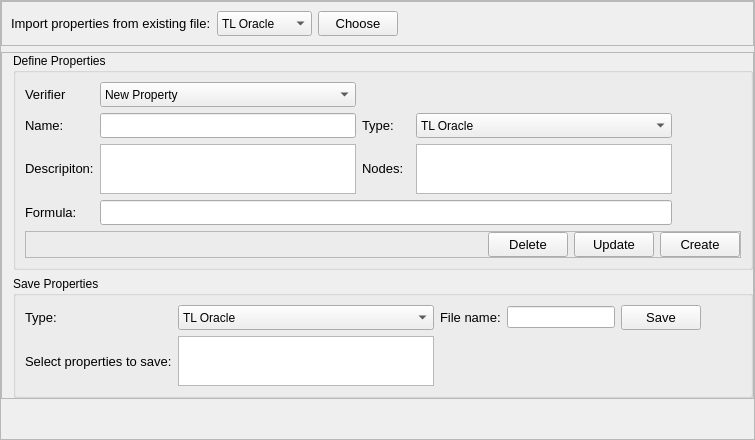
          <widget class="QWidget" name="W_RVPropertyPage">
           <attribute name="title">
            <string>Property</string>
           </attribute>
           <layout class="QVBoxLayout" name="verticalLayout_7">
            <property name="leftMargin">
             <number>0</number>
            </property>
            <property name="topMargin">
             <number>0</number>
            </property>
            <property name="rightMargin">
             <number>0</number>
            </property>
            <property name="bottomMargin">
             <number>0</number>
            </property>
            <item>
             <widget class="QFrame" name="frame_10">
              <property name="frameShape">
               <enum>QFrame::StyledPanel</enum>
              </property>
              <property name="frameShadow">
               <enum>QFrame::Raised</enum>
              </property>
              <layout class="QVBoxLayout" name="verticalLayout_8">
               <property name="leftMargin">
                <number>0</number>
               </property>
               <property name="topMargin">
                <number>0</number>
               </property>
               <property name="rightMargin">
                <number>0</number>
               </property>
               <property name="bottomMargin">
                <number>0</number>
               </property>
               <item>
                <widget class="QFrame" name="fPropertyImport">
                 <property name="frameShape">
                  <enum>QFrame::StyledPanel</enum>
                 </property>
                 <property name="frameShadow">
                  <enum>QFrame::Raised</enum>
                 </property>
                 <layout class="QHBoxLayout" name="horizontalLayout_9">
                  <item>
                   <widget class="QLabel" name="lblPropertyImport">
                    <property name="font">
                     <font>
                      <pointsize>10</pointsize>
                     </font>
                    </property>
                    <property name="text">
                     <string>Import properties from existing file:</string>
                    </property>
                   </widget>
                  </item>
                  <item>
                   <widget class="QComboBox" name="cbxPropertyImportType">
                    <property name="minimumSize">
                     <size>
                      <width>0</width>
                      <height>25</height>
                     </size>
                    </property>
                    <property name="maximumSize">
                     <size>
                      <width>16777215</width>
                      <height>25</height>
                     </size>
                    </property>
                    <property name="font">
                     <font>
                      <pointsize>9</pointsize>
                     </font>
                    </property>
                    <item>
                     <property name="text">
                      <string>TL Oracle</string>
                     </property>
                    </item>
                    <item>
                     <property name="text">
                      <string>RML Oracle</string>
                     </property>
                    </item>
                   </widget>
                  </item>
                  <item>
                   <widget class="QPushButton" name="btnPropertyImport">
                    <property name="minimumSize">
                     <size>
                      <width>0</width>
                      <height>25</height>
                     </size>
                    </property>
                    <property name="maximumSize">
                     <size>
                      <width>16777215</width>
                      <height>25</height>
                     </size>
                    </property>
                    <property name="font">
                     <font>
                      <pointsize>10</pointsize>
                     </font>
                    </property>
                    <property name="text">
                     <string>Choose</string>
                    </property>
                   </widget>
                  </item>
                  <item>
                   <spacer name="horizontalSpacer_21">
                    <property name="orientation">
                     <enum>Qt::Horizontal</enum>
                    </property>
                    <property name="sizeHint" stdset="0">
                     <size>
                      <width>40</width>
                      <height>20</height>
                     </size>
                    </property>
                   </spacer>
                  </item>
                 </layout>
                </widget>
               </item>
               <item>
                <widget class="QFrame" name="frame_18">
                 <property name="frameShape">
                  <enum>QFrame::StyledPanel</enum>
                 </property>
                 <property name="frameShadow">
                  <enum>QFrame::Raised</enum>
                 </property>
                 <layout class="QVBoxLayout" name="verticalLayout_21">
                  <property name="leftMargin">
                   <number>11</number>
                  </property>
                  <property name="topMargin">
                   <number>0</number>
                  </property>
                  <property name="rightMargin">
                   <number>0</number>
                  </property>
                  <property name="bottomMargin">
                   <number>0</number>
                  </property>
                  <item>
                   <widget class="QGroupBox" name="gbxPropertyDefine">
                    <property name="title">
                     <string>Define Properties</string>
                    </property>
                    <layout class="QGridLayout" name="gridLayout_7">
                     <item row="3" column="1" colspan="4">
                      <widget class="QLineEdit" name="txtPropertyDefineFormula">
                       <property name="minimumSize">
                        <size>
                         <width>0</width>
                         <height>25</height>
                        </size>
                       </property>
                       <property name="maximumSize">
                        <size>
                         <width>16777215</width>
                         <height>25</height>
                        </size>
                       </property>
                       <property name="font">
                        <font>
                         <pointsize>10</pointsize>
                        </font>
                       </property>
                      </widget>
                     </item>
                     <item row="0" column="1">
                      <widget class="QComboBox" name="cbxPropertyDefineVerifier">
                       <property name="minimumSize">
                        <size>
                         <width>0</width>
                         <height>25</height>
                        </size>
                       </property>
                       <property name="maximumSize">
                        <size>
                         <width>16777215</width>
                         <height>25</height>
                        </size>
                       </property>
                       <property name="font">
                        <font>
                         <pointsize>9</pointsize>
                        </font>
                       </property>
                       <item>
                        <property name="text">
                         <string>New Property</string>
                        </property>
                       </item>
                      </widget>
                     </item>
                     <item row="2" column="1">
                      <widget class="QPlainTextEdit" name="txtPropertyDefineDescription">
                       <property name="maximumSize">
                        <size>
                         <width>16777215</width>
                         <height>50</height>
                        </size>
                       </property>
                       <property name="font">
                        <font>
                         <pointsize>10</pointsize>
                        </font>
                       </property>
                       <property name="plainText">
                        <string/>
                       </property>
                      </widget>
                     </item>
                     <item row="1" column="2">
                      <widget class="QLabel" name="lblPropertyDefineType">
                       <property name="font">
                        <font>
                         <pointsize>10</pointsize>
                        </font>
                       </property>
                       <property name="text">
                        <string>Type:</string>
                       </property>
                      </widget>
                     </item>
                     <item row="1" column="0">
                      <widget class="QLabel" name="lblPropertyDefineName">
                       <property name="minimumSize">
                        <size>
                         <width>0</width>
                         <height>0</height>
                        </size>
                       </property>
                       <property name="maximumSize">
                        <size>
                         <width>16777215</width>
                         <height>25</height>
                        </size>
                       </property>
                       <property name="font">
                        <font>
                         <pointsize>10</pointsize>
                        </font>
                       </property>
                       <property name="text">
                        <string>Name:</string>
                       </property>
                      </widget>
                     </item>
                     <item row="1" column="4">
                      <widget class="QComboBox" name="cbxPropertyDefineType">
                       <property name="minimumSize">
                        <size>
                         <width>0</width>
                         <height>25</height>
                        </size>
                       </property>
                       <property name="maximumSize">
                        <size>
                         <width>16777215</width>
                         <height>25</height>
                        </size>
                       </property>
                       <property name="font">
                        <font>
                         <pointsize>9</pointsize>
                        </font>
                       </property>
                       <item>
                        <property name="text">
                         <string>TL Oracle</string>
                        </property>
                       </item>
                       <item>
                        <property name="text">
                         <string>RML Oracle</string>
                        </property>
                       </item>
                      </widget>
                     </item>
                     <item row="2" column="0">
                      <widget class="QLabel" name="lblPropertyDefineDescription">
                       <property name="minimumSize">
                        <size>
                         <width>0</width>
                         <height>0</height>
                        </size>
                       </property>
                       <property name="maximumSize">
                        <size>
                         <width>16777215</width>
                         <height>25</height>
                        </size>
                       </property>
                       <property name="font">
                        <font>
                         <pointsize>10</pointsize>
                        </font>
                       </property>
                       <property name="text">
                        <string>Descripiton:</string>
                       </property>
                      </widget>
                     </item>
                     <item row="4" column="0" colspan="6">
                      <widget class="QFrame" name="fPropertyDefine">
                       <property name="minimumSize">
                        <size>
                         <width>0</width>
                         <height>0</height>
                        </size>
                       </property>
                       <property name="frameShape">
                        <enum>QFrame::StyledPanel</enum>
                       </property>
                       <property name="frameShadow">
                        <enum>QFrame::Raised</enum>
                       </property>
                       <layout class="QHBoxLayout" name="horizontalLayout_7">
                        <property name="leftMargin">
                         <number>0</number>
                        </property>
                        <property name="topMargin">
                         <number>0</number>
                        </property>
                        <property name="rightMargin">
                         <number>0</number>
                        </property>
                        <property name="bottomMargin">
                         <number>0</number>
                        </property>
                        <item>
                         <spacer name="horizontalSpacer_22">
                          <property name="orientation">
                           <enum>Qt::Horizontal</enum>
                          </property>
                          <property name="sizeHint" stdset="0">
                           <size>
                            <width>40</width>
                            <height>20</height>
                           </size>
                          </property>
                         </spacer>
                        </item>
                        <item>
                         <widget class="QPushButton" name="btnPropertyDefineDelete">
                          <property name="minimumSize">
                           <size>
                            <width>0</width>
                            <height>25</height>
                           </size>
                          </property>
                          <property name="maximumSize">
                           <size>
                            <width>16777215</width>
                            <height>25</height>
                           </size>
                          </property>
                          <property name="font">
                           <font>
                            <pointsize>10</pointsize>
                           </font>
                          </property>
                          <property name="text">
                           <string>Delete</string>
                          </property>
                         </widget>
                        </item>
                        <item>
                         <widget class="QPushButton" name="btnPropertyDefineUpdate">
                          <property name="minimumSize">
                           <size>
                            <width>0</width>
                            <height>25</height>
                           </size>
                          </property>
                          <property name="maximumSize">
                           <size>
                            <width>16777215</width>
                            <height>25</height>
                           </size>
                          </property>
                          <property name="font">
                           <font>
                            <pointsize>10</pointsize>
                           </font>
                          </property>
                          <property name="text">
                           <string>Update</string>
                          </property>
                         </widget>
                        </item>
                        <item>
                         <widget class="QPushButton" name="btnPropertyDefineCreate">
                          <property name="minimumSize">
                           <size>
                            <width>0</width>
                            <height>25</height>
                           </size>
                          </property>
                          <property name="maximumSize">
                           <size>
                            <width>16777215</width>
                            <height>25</height>
                           </size>
                          </property>
                          <property name="font">
                           <font>
                            <pointsize>10</pointsize>
                           </font>
                          </property>
                          <property name="text">
                           <string>Create</string>
                          </property>
                         </widget>
                        </item>
                       </layout>
                      </widget>
                     </item>
                     <item row="2" column="2">
                      <widget class="QLabel" name="lblPropertyDefineNodes">
                       <property name="minimumSize">
                        <size>
                         <width>0</width>
                         <height>0</height>
                        </size>
                       </property>
                       <property name="maximumSize">
                        <size>
                         <width>16777215</width>
                         <height>25</height>
                        </size>
                       </property>
                       <property name="font">
                        <font>
                         <pointsize>10</pointsize>
                        </font>
                       </property>
                       <property name="text">
                        <string>Nodes:</string>
                       </property>
                      </widget>
                     </item>
                     <item row="3" column="0">
                      <widget class="QLabel" name="lblPropertyDefineFormula">
                       <property name="minimumSize">
                        <size>
                         <width>0</width>
                         <height>0</height>
                        </size>
                       </property>
                       <property name="maximumSize">
                        <size>
                         <width>16777215</width>
                         <height>25</height>
                        </size>
                       </property>
                       <property name="font">
                        <font>
                         <pointsize>10</pointsize>
                        </font>
                       </property>
                       <property name="text">
                        <string>Formula:</string>
                       </property>
                      </widget>
                     </item>
                     <item row="0" column="0">
                      <widget class="QLabel" name="lblPropertyDefineVerifier">
                       <property name="minimumSize">
                        <size>
                         <width>0</width>
                         <height>0</height>
                        </size>
                       </property>
                       <property name="maximumSize">
                        <size>
                         <width>16777215</width>
                         <height>25</height>
                        </size>
                       </property>
                       <property name="font">
                        <font>
                         <pointsize>10</pointsize>
                        </font>
                       </property>
                       <property name="text">
                        <string>Verifier</string>
                       </property>
                      </widget>
                     </item>
                     <item row="1" column="1">
                      <widget class="QLineEdit" name="txtPropertyDefineName">
                       <property name="minimumSize">
                        <size>
                         <width>0</width>
                         <height>25</height>
                        </size>
                       </property>
                       <property name="maximumSize">
                        <size>
                         <width>16777215</width>
                         <height>25</height>
                        </size>
                       </property>
                       <property name="font">
                        <font>
                         <pointsize>10</pointsize>
                        </font>
                       </property>
                      </widget>
                     </item>
                     <item row="2" column="4">
                      <widget class="QListWidget" name="lwPropertyDefineNodes">
                       <property name="maximumSize">
                        <size>
                         <width>16777215</width>
                         <height>50</height>
                        </size>
                       </property>
                       <property name="selectionMode">
                        <enum>QAbstractItemView::MultiSelection</enum>
                       </property>
                      </widget>
                     </item>
                     <item row="1" column="5">
                      <spacer name="horizontalSpacer_23">
                       <property name="orientation">
                        <enum>Qt::Horizontal</enum>
                       </property>
                       <property name="sizeHint" stdset="0">
                        <size>
                         <width>40</width>
                         <height>20</height>
                        </size>
                       </property>
                      </spacer>
                     </item>
                    </layout>
                   </widget>
                  </item>
                  <item>
                   <widget class="QGroupBox" name="gbxPropertySave">
                    <property name="minimumSize">
                     <size>
                      <width>0</width>
                      <height>0</height>
                     </size>
                    </property>
                    <property name="title">
                     <string>Save Properties</string>
                    </property>
                    <layout class="QGridLayout" name="gridLayout_8">
                     <item row="0" column="0">
                      <widget class="QLabel" name="lblPropertySaveType">
                       <property name="font">
                        <font>
                         <pointsize>10</pointsize>
                        </font>
                       </property>
                       <property name="text">
                        <string>Type:</string>
                       </property>
                      </widget>
                     </item>
                     <item row="0" column="1">
                      <widget class="QComboBox" name="cbxPropertySaveType">
                       <property name="minimumSize">
                        <size>
                         <width>0</width>
                         <height>25</height>
                        </size>
                       </property>
                       <property name="maximumSize">
                        <size>
                         <width>16777215</width>
                         <height>25</height>
                        </size>
                       </property>
                       <property name="font">
                        <font>
                         <pointsize>9</pointsize>
                        </font>
                       </property>
                       <item>
                        <property name="text">
                         <string>TL Oracle</string>
                        </property>
                       </item>
                       <item>
                        <property name="text">
                         <string>RML Oracle</string>
                        </property>
                       </item>
                      </widget>
                     </item>
                     <item row="1" column="1">
                      <widget class="QListWidget" name="lwPropertySaveSelect">
                       <property name="maximumSize">
                        <size>
                         <width>16777215</width>
                         <height>50</height>
                        </size>
                       </property>
                       <property name="selectionMode">
                        <enum>QAbstractItemView::MultiSelection</enum>
                       </property>
                      </widget>
                     </item>
                     <item row="0" column="3">
                      <widget class="QLineEdit" name="txtPropertySaveFileName"/>
                     </item>
                     <item row="0" column="5">
                      <spacer name="horizontalSpacer_24">
                       <property name="orientation">
                        <enum>Qt::Horizontal</enum>
                       </property>
                       <property name="sizeHint" stdset="0">
                        <size>
                         <width>40</width>
                         <height>20</height>
                        </size>
                       </property>
                      </spacer>
                     </item>
                     <item row="0" column="4">
                      <widget class="QPushButton" name="btnPropertySave">
                       <property name="minimumSize">
                        <size>
                         <width>0</width>
                         <height>25</height>
                        </size>
                       </property>
                       <property name="maximumSize">
                        <size>
                         <width>16777215</width>
                         <height>25</height>
                        </size>
                       </property>
                       <property name="font">
                        <font>
                         <pointsize>10</pointsize>
                        </font>
                       </property>
                       <property name="text">
                        <string>Save</string>
                       </property>
                      </widget>
                     </item>
                     <item row="1" column="0">
                      <widget class="QLabel" name="lblPropertySaveSelect">
                       <property name="font">
                        <font>
                         <pointsize>10</pointsize>
                        </font>
                       </property>
                       <property name="text">
                        <string>Select properties to save:</string>
                       </property>
                      </widget>
                     </item>
                     <item row="0" column="2">
                      <widget class="QLabel" name="lblPropertySaveFileName">
                       <property name="font">
                        <font>
                         <pointsize>10</pointsize>
                        </font>
                       </property>
                       <property name="text">
                        <string>File name:</string>
                       </property>
                      </widget>
                     </item>
                    </layout>
                   </widget>
                  </item>
                 </layout>
                </widget>
               </item>
               <item>
                <spacer name="verticalSpacer">
                 <property name="orientation">
                  <enum>Qt::Vertical</enum>
                 </property>
                 <property name="sizeHint" stdset="0">
                  <size>
                   <width>20</width>
                   <height>40</height>
                  </size>
                 </property>
                </spacer>
               </item>
              </layout>
             </widget>
            </item>
           </layout>
          </widget>
